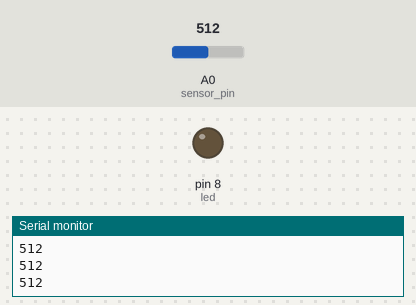
The sketch below on a simulated Arduino Uno, built with avr-gcc and run on an emulated ATmega328P. Parts: output pins drawn as LEDs (lit = HIGH), the last lines printed to the serial monitor. Inputs (shaded band) come from the test bench; at power-on: A0 (sensor_pin) = 512.

Above: at 1.2 s.
1.3 s: A0 (sensor_pin) set to 21
2.8 s: A0 (sensor_pin) set to 17
At 3.2 s:
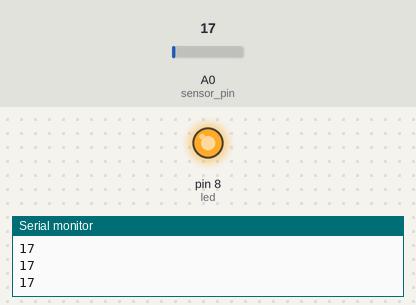
4.3 s: A0 (sensor_pin) set to 122
At 5.5 s:
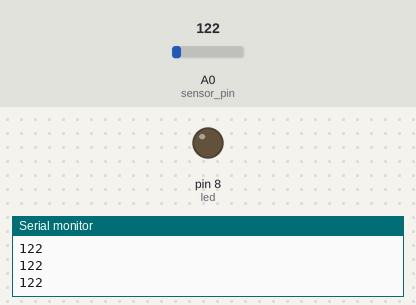
5.8 s: A0 (sensor_pin) set to 10
At 6.7 s:
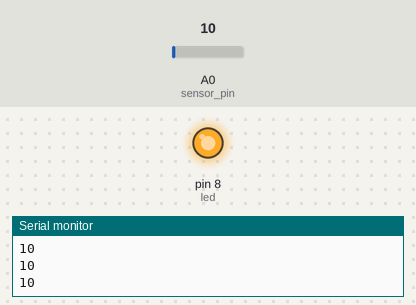
Timing chart, 0 to 8.3 s (numbered marks = the images above; inputs shaded):
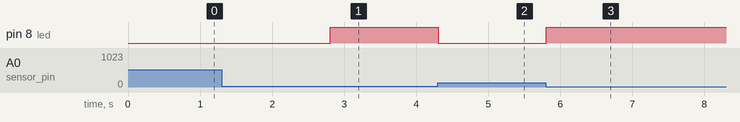

The sketch:

Photoresistor_led.ino
```cpp
const int led = 8;
const int sensor_pin = A0;

int sensor;
const int threshold = 20;

void setup()
{
  pinMode(led, OUTPUT);
  Serial.begin(9600);
}

void loop()
{
  sensor = analogRead(sensor_pin);
  Serial.println(sensor);
  if(sensor<threshold)
  {
    digitalWrite(led, HIGH);
  }
  else
  {
    digitalWrite(led, LOW);
  }
}
```

Measured:
- the behaviour switches between 20 and 19 on A0 (sensor_pin) (found by bisection; images 0 and 1)
- after the input at 2.8 s, pin 8 (led): LOW → HIGH at once
- after the input at 4.3 s, pin 8 (led): HIGH → LOW at once
- after the input at 5.8 s, pin 8 (led): LOW → HIGH at once
